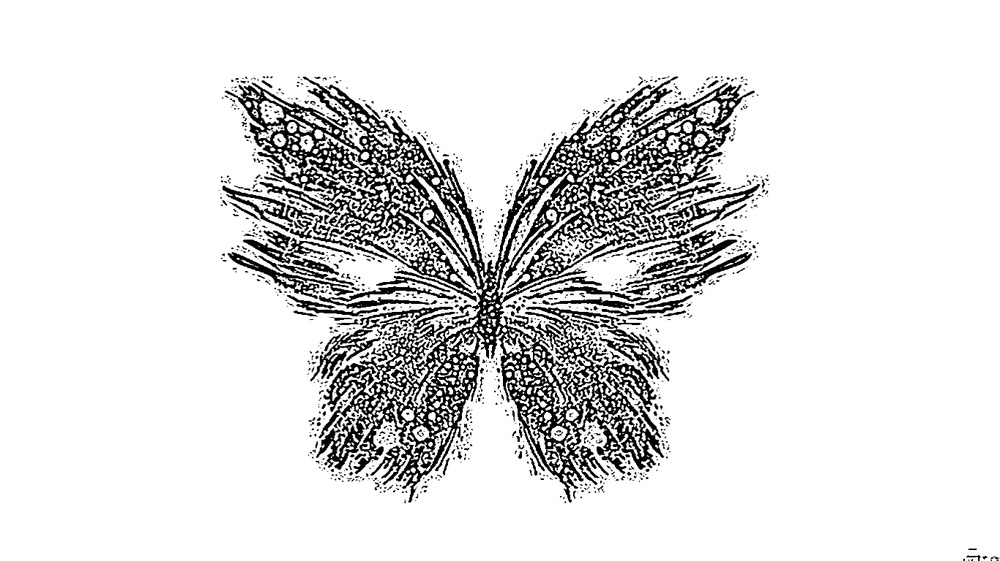
#> input picture a.jpg, 1000 x 561 px, shrunk from 1368 x 768 before the run
$ python cv13.py
#> lines starting #> are read from the running program, lines starting #| are printed output that depends on the picture
import cv2
import numpy as np

FILE_NAME = 'a.jpg'
try:

	img = cv2.imread(FILE_NAME)
#> img is the input picture: shape (561, 1000, 3); min 0, max 255, mean 223.6


	(rows, cols) = img.shape[:2]
#> rows = 561; cols = 1000

	M = cv2.getRotationMatrix2D((cols / 2, rows / 2), 45, 1)
	res = cv2.warpAffine(img, M, (cols, rows))
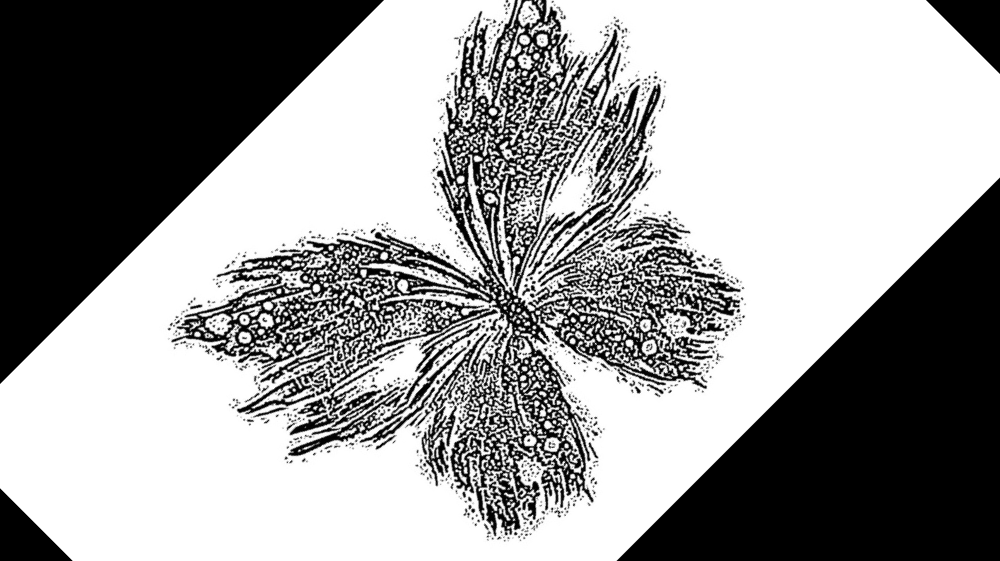
#> res: shape (561, 1000, 3); min 0, max 255, mean 154.5

	cv2.imwrite('result13.jpg', res)
except IOError:
	print ('Error while reading files !!!')
